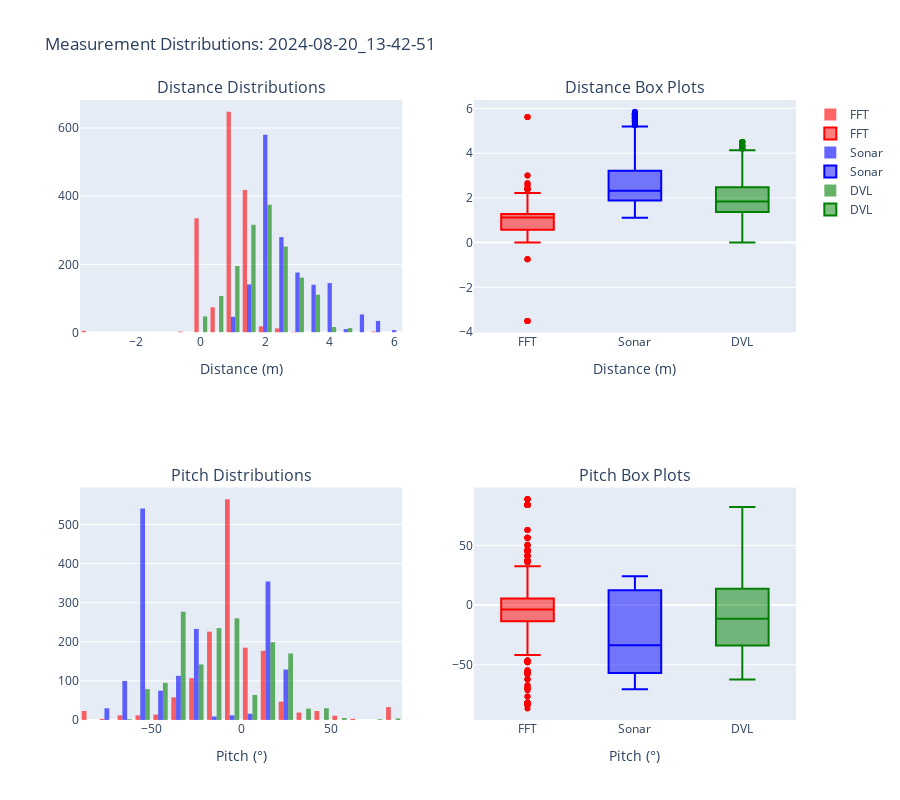
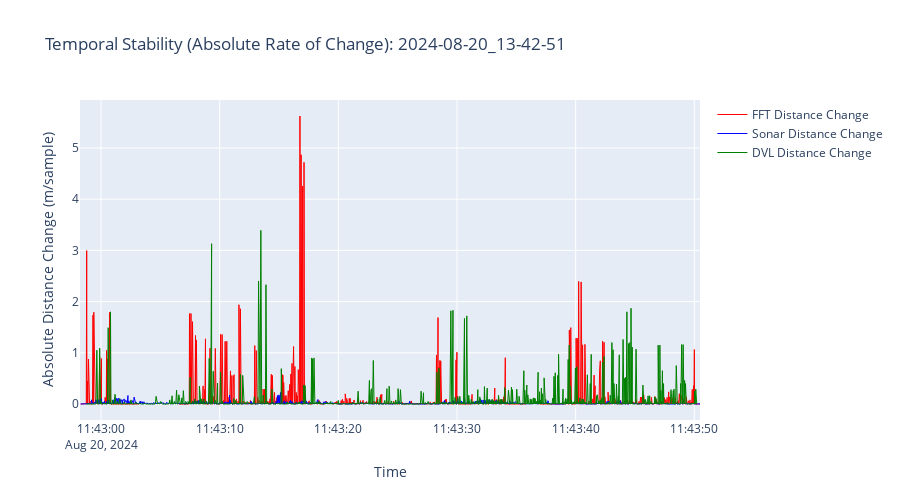
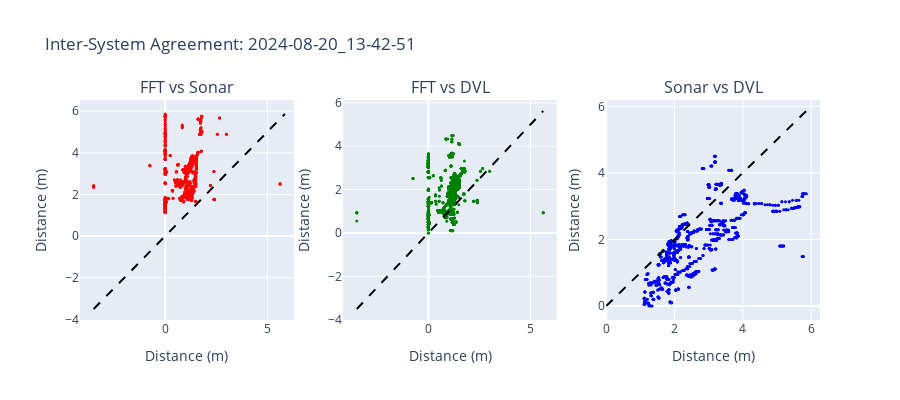

The cell these charts' notebook holds for them, in order:
### Markdown cell above
## 8. Position Statistics and Analysis

### Code cell
# Display detailed position statistics
if three_sync_df is not None and not three_sync_df.empty:
    # XY Position Summary
    print_xy_position_statistics(three_sync_df)
    
    # Distance and Pitch Statistics
    distance_pitch_stats = compute_distance_pitch_statistics(three_sync_df)
    print_distance_pitch_statistics(distance_pitch_stats)
    
    # Quality metrics (no ground truth needed)
    print_quality_metrics(three_sync_df)
    
    # Time series analysis
    print_timeseries_analysis(three_sync_df)
    
    # Generate and display statistical visualizations
    print("\n=== GENERATING STATISTICAL VISUALIZATIONS ===\n")
    stat_figs = create_statistics_visualizations(three_sync_df, TARGET_BAG)
    
    for name, fig in stat_figs.items():
        if fig is not None:
            print(f"Displaying {name.replace('_', ' ').title()}...")
            try:
                display(fig)
                save_path = PLOTS_DIR / f"{TARGET_BAG}_stats_{name}.html"
                fig.write_html(str(save_path))
                print(f"  ✓ Saved: {save_path.name}\n")
            except Exception as e:
                print(f"  ✗ Warning: Could not display/save - {e}\n")
    
    # Generate and display time series visualizations
    print("=== GENERATING TIME SERIES VISUALIZATIONS ===\n")
    ts_figs = create_timeseries_visualizations(three_sync_df, TARGET_BAG)
    
    for name, fig in ts_figs.items():
        if fig is not None:
            print(f"Displaying {name.replace('_', ' ').title()}...")
            try:
                display(fig)
                save_path = PLOTS_DIR / f"{TARGET_BAG}_timeseries_{name}.html"
                fig.write_html(str(save_path))
                print(f"  ✓ Saved: {save_path.name}\n")
            except Exception as e:
                print(f"  ✗ Warning: Could not display/save - {e}\n")
    
    # Additional detailed analysis if visualizer available
    if visualizer is not None:
        try:
            print("\n=== DETAILED POSITION ANALYSIS ===\n")
            visualizer.print_position_summary(three_sync_df)
        except Exception as e:
            print(f"Could not print detailed analysis: {e}")
else:
    print("✗ No synchronized data available for position analysis")

### Figure 1 — Plotly figure (JSON) as saved in the notebook; plotly's stock layout.template omitted (floating-point values rounded to 4 significant figures; data arrays with more than 128 entries replaced by an {"elided": "..."} marker saying what was removed)
{"data": [{"marker": {"color": "red"}, "name": "FFT", "nbinsx": 30, "opacity": 0.6, "type": "histogram", "x": {"elided": "1518 float values"}, "xaxis": "x", "yaxis": "y"}, {"marker": {"color": "red"}, "name": "FFT", "type": "box", "xaxis": "x2", "y": {"elided": "1518 float values"}, "yaxis": "y2"}, {"marker": {"color": "red"}, "name": "FFT", "nbinsx": 30, "opacity": 0.6, "showlegend": false, "type": "histogram", "x": {"elided": "1518 float values"}, "xaxis": "x3", "yaxis": "y3"}, {"marker": {"color": "red"}, "name": "FFT", "showlegend": false, "type": "box", "xaxis": "x4", "y": {"elided": "1518 float values"}, "yaxis": "y4"}, {"marker": {"color": "blue"}, "name": "Sonar", "nbinsx": 30, "opacity": 0.6, "type": "histogram", "x": {"elided": "1612 float values"}, "xaxis": "x", "yaxis": "y"}, {"marker": {"color": "blue"}, "name": "Sonar", "type": "box", "xaxis": "x2", "y": {"elided": "1612 float values"}, "yaxis": "y2"}, {"marker": {"color": "blue"}, "name": "Sonar", "nbinsx": 30, "opacity": 0.6, "showlegend": false, "type": "histogram", "x": {"elided": "1612 float values"}, "xaxis": "x3", "yaxis": "y3"}, {"marker": {"color": "blue"}, "name": "Sonar", "showlegend": false, "type": "box", "xaxis": "x4", "y": {"elided": "1612 float values"}, "yaxis": "y4"}, {"marker": {"color": "green"}, "name": "DVL", "nbinsx": 30, "opacity": 0.6, "type": "histogram", "x": {"elided": "1593 float values"}, "xaxis": "x", "yaxis": "y"}, {"marker": {"color": "green"}, "name": "DVL", "type": "box", "xaxis": "x2", "y": {"elided": "1593 float values"}, "yaxis": "y2"}, {"marker": {"color": "green"}, "name": "DVL", "nbinsx": 30, "opacity": 0.6, "showlegend": false, "type": "histogram", "x": {"elided": "1593 float values"}, "xaxis": "x3", "yaxis": "y3"}, {"marker": {"color": "green"}, "name": "DVL", "showlegend": false, "type": "box", "xaxis": "x4", "y": {"elided": "1593 float values"}, "yaxis": "y4"}], "layout": {"annotations": [{"font": {"size": 16}, "showarrow": false, "text": "Distance Distributions", "x": 0.225, "xanchor": "center", "xref": "paper", "y": 1, "yanchor": "bottom", "yref": "paper"}, {"font": {"size": 16}, "showarrow": false, "text": "Distance Box Plots", "x": 0.775, "xanchor": "center", "xref": "paper", "y": 1, "yanchor": "bottom", "yref": "paper"}, {"font": {"size": 16}, "showarrow": false, "text": "Pitch Distributions", "x": 0.225, "xanchor": "center", "xref": "paper", "y": 0.375, "yanchor": "bottom", "yref": "paper"}, {"font": {"size": 16}, "showarrow": false, "text": "Pitch Box Plots", "x": 0.775, "xanchor": "center", "xref": "paper", "y": 0.375, "yanchor": "bottom", "yref": "paper"}], "height": 800, "title": {"text": "Measurement Distributions: 2024-08-20_13-42-51"}, "xaxis": {"anchor": "y", "domain": [0, 0.45], "title": {"text": "Distance (m)"}}, "xaxis2": {"anchor": "y2", "domain": [0.55, 1], "title": {"text": "Distance (m)"}}, "xaxis3": {"anchor": "y3", "domain": [0, 0.45], "title": {"text": "Pitch (°)"}}, "xaxis4": {"anchor": "y4", "domain": [0.55, 1], "title": {"text": "Pitch (°)"}}, "yaxis": {"anchor": "x", "domain": [0.625, 1]}, "yaxis2": {"anchor": "x2", "domain": [0.625, 1]}, "yaxis3": {"anchor": "x3", "domain": [0, 0.375]}, "yaxis4": {"anchor": "x4", "domain": [0, 0.375]}}}

### Figure 2 — Plotly figure (JSON) as saved in the notebook; plotly's stock layout.template omitted (floating-point values rounded to 4 significant figures; data arrays with more than 128 entries replaced by an {"elided": "..."} marker saying what was removed)
{"data": [{"line": {"color": "red", "width": 1}, "mode": "lines", "name": "FFT Distance Change", "type": "scatter", "x": {"elided": "1612 str values"}, "y": {"elided": "1612 float values"}}, {"line": {"color": "blue", "width": 1}, "mode": "lines", "name": "Sonar Distance Change", "type": "scatter", "x": {"elided": "1612 str values"}, "y": {"elided": "1612 float values"}}, {"line": {"color": "green", "width": 1}, "mode": "lines", "name": "DVL Distance Change", "type": "scatter", "x": {"elided": "1612 str values"}, "y": {"elided": "1612 float values"}}], "layout": {"height": 500, "title": {"text": "Temporal Stability (Absolute Rate of Change): 2024-08-20_13-42-51"}, "xaxis": {"title": {"text": "Time"}}, "yaxis": {"title": {"text": "Absolute Distance Change (m/sample)"}}}}

### Figure 3 — Plotly figure (JSON) as saved in the notebook; plotly's stock layout.template omitted (floating-point values rounded to 4 significant figures; data arrays with more than 128 entries replaced by an {"elided": "..."} marker saying what was removed)
{"data": [{"marker": {"color": "red", "size": 3}, "mode": "markers", "showlegend": false, "type": "scatter", "x": {"elided": "1518 float values"}, "xaxis": "x", "y": {"elided": "1518 float values"}, "yaxis": "y"}, {"line": {"color": "black", "dash": "dash"}, "mode": "lines", "showlegend": false, "type": "scatter", "x": [-3.501, 5.859], "xaxis": "x", "y": [-3.501, 5.859], "yaxis": "y"}, {"marker": {"color": "green", "size": 3}, "mode": "markers", "showlegend": false, "type": "scatter", "x": {"elided": "1499 float values"}, "xaxis": "x2", "y": {"elided": "1499 float values"}, "yaxis": "y2"}, {"line": {"color": "black", "dash": "dash"}, "mode": "lines", "showlegend": false, "type": "scatter", "x": [-3.501, 5.624], "xaxis": "x2", "y": [-3.501, 5.624], "yaxis": "y2"}, {"marker": {"color": "blue", "size": 3}, "mode": "markers", "showlegend": false, "type": "scatter", "x": {"elided": "1593 float values"}, "xaxis": "x3", "y": {"elided": "1593 float values"}, "yaxis": "y3"}, {"line": {"color": "black", "dash": "dash"}, "mode": "lines", "showlegend": false, "type": "scatter", "x": [0, 5.859], "xaxis": "x3", "y": [0, 5.859], "yaxis": "y3"}], "layout": {"annotations": [{"font": {"size": 16}, "showarrow": false, "text": "FFT vs Sonar", "x": 0.1444, "xanchor": "center", "xref": "paper", "y": 1, "yanchor": "bottom", "yref": "paper"}, {"font": {"size": 16}, "showarrow": false, "text": "FFT vs DVL", "x": 0.5, "xanchor": "center", "xref": "paper", "y": 1, "yanchor": "bottom", "yref": "paper"}, {"font": {"size": 16}, "showarrow": false, "text": "Sonar vs DVL", "x": 0.8556, "xanchor": "center", "xref": "paper", "y": 1, "yanchor": "bottom", "yref": "paper"}], "height": 400, "title": {"text": "Inter-System Agreement: 2024-08-20_13-42-51"}, "xaxis": {"anchor": "y", "domain": [0, 0.2889], "title": {"text": "Distance (m)"}}, "xaxis2": {"anchor": "y2", "domain": [0.3556, 0.6444], "title": {"text": "Distance (m)"}}, "xaxis3": {"anchor": "y3", "domain": [0.7111, 1], "title": {"text": "Distance (m)"}}, "yaxis": {"anchor": "x", "domain": [0, 1], "title": {"text": "Distance (m)"}}, "yaxis2": {"anchor": "x2", "domain": [0, 1], "title": {"text": "Distance (m)"}}, "yaxis3": {"anchor": "x3", "domain": [0, 1], "title": {"text": "Distance (m)"}}}}
